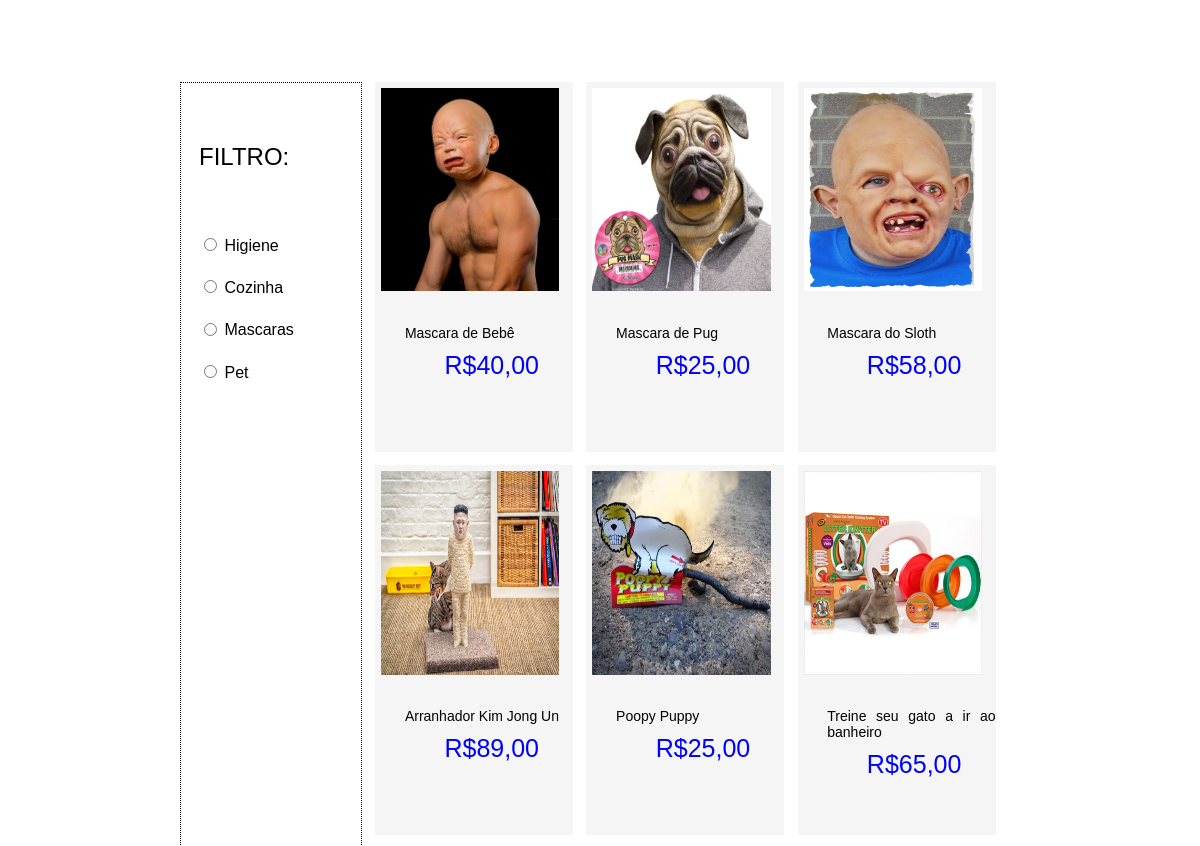
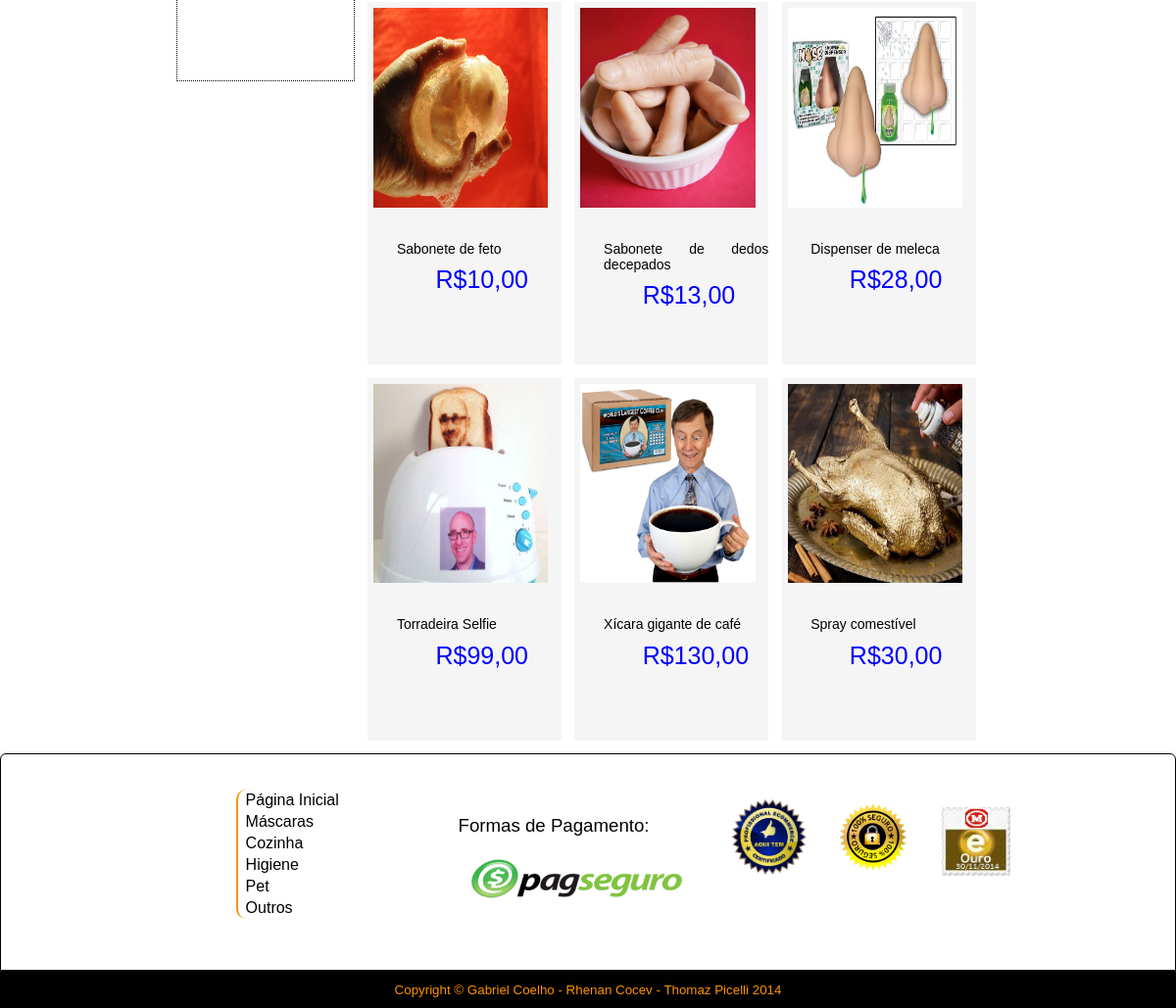
Before: / (lower part) with the older database file (2 pictures, top to bottom).
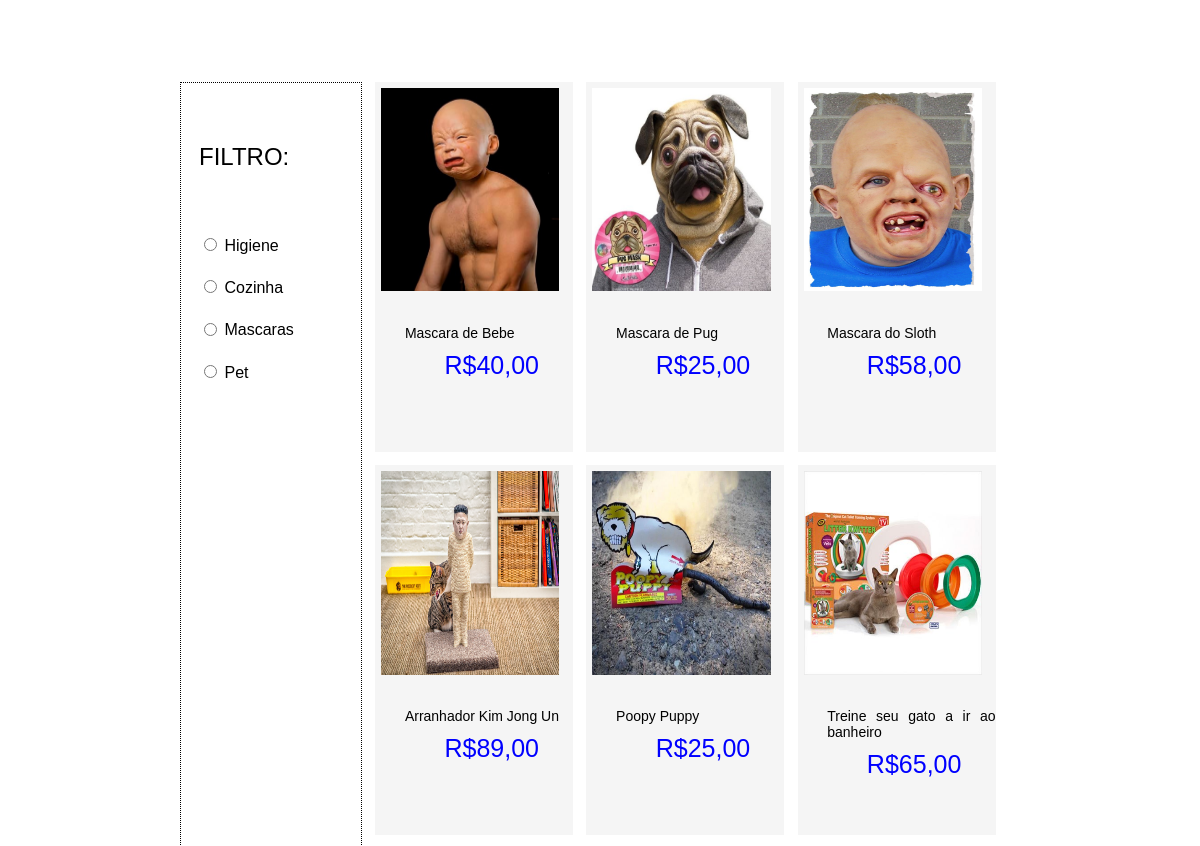
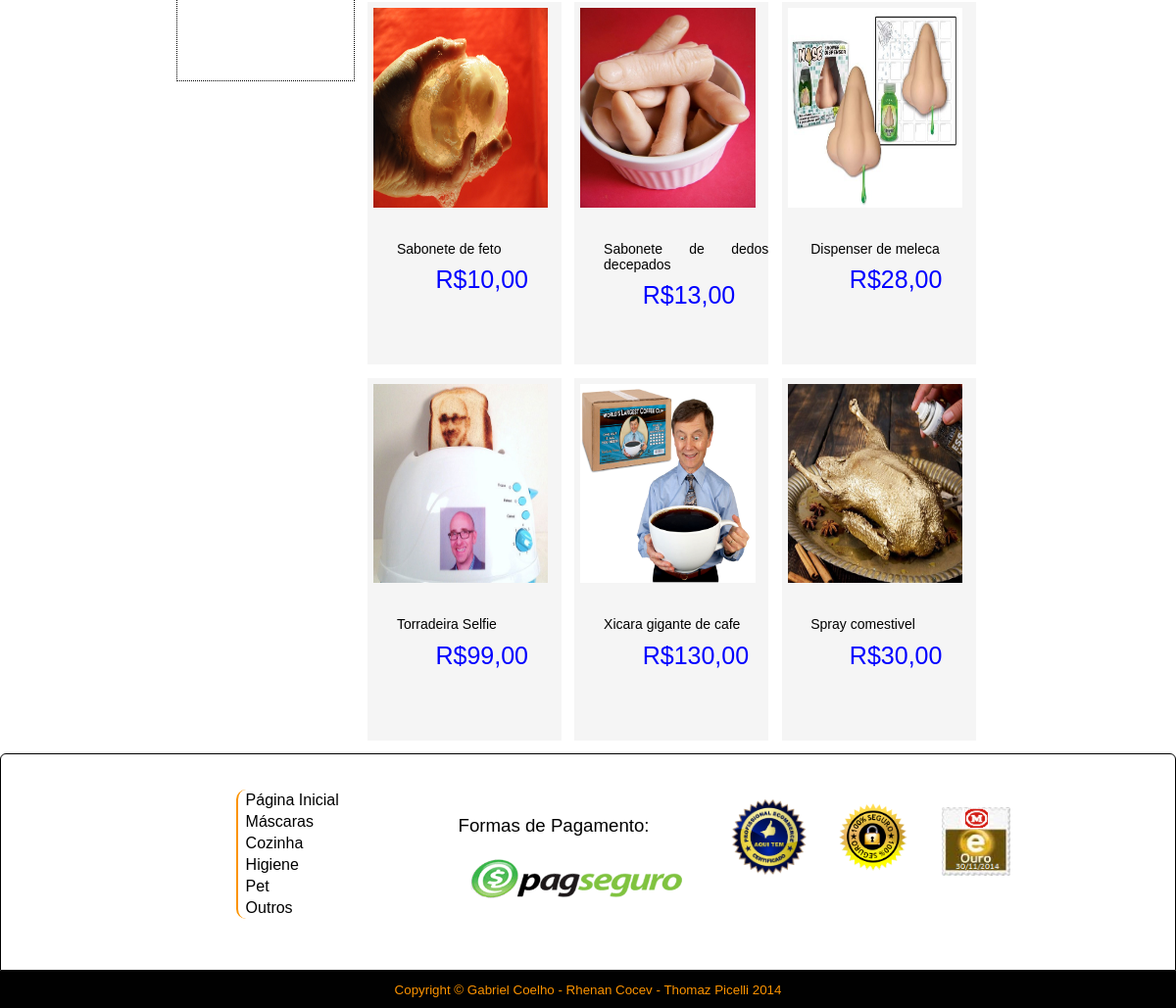
After: the same page with the newer database file (2 pictures, top to bottom).
### tables this page shows
CREATE TABLE `produto` (
  `codpro` int(11) NOT NULL,
  `nome` varchar(60) DEFAULT NULL,
  `valor` float DEFAULT NULL,
  `imagem` varchar(200) DEFAULT NULL,
  `descricao` varchar(200) DEFAULT NULL,
  `facebook` varchar(255) DEFAULT NULL,
  `comentario` varchar(255) DEFAULT NULL,
  PRIMARY KEY (`codpro`)
);

### index.php (the view, shortened to what this page needs)
<!DOCTYPE html>
<html lang="pt-br">
	<head>
		<link rel="stylesheet" type="text/css" href="css/padrao.css"/>
		<link rel="stylesheet" type="text/css" href="css/index.css"/>
                <link rel="stylesheet" type="text/css" href="css/jssorb.css"/>
	</head>
	<body>
                    <?php include 'headerOut.php';
                          include 'conecta_mysql.php';
                    ?>
                    <div class="jq">
                    </div>
		<aside>
                    <br><br><p>    FILTRO:</p><br>
                    <form>
                        <input type="radio" name="filtro" value="Higiene"/> Higiene <br> <br>
                        <input type="radio" name="filtro" value="Cozinha"/> Cozinha <br><br>
                        <input type="radio" name="filtro" value="Mascaras"/> Mascaras <br><br>
                        <input type="radio" name="filtro" value="Pet"/> Pet <br>
                    </form>
                    <p></p><br><br><br><br><br><br><br><br><br><br><br><br><br><br><br><br><br><br><br><br><br><br><br><br><br><br><br><br><br>
		</aside>
		<section>
                   <?php for($i=1; $i<=12; $i++){ ?>
                       <?php $sql = "SELECT * FROM produto WHERE codpro='$i'";
                              $resp = mysqli_query ($conexao , $sql);$registro = mysqli_fetch_array($resp);
                                $foto = $registro['imagem'];
                                $nome = $registro['nome'];
                                $valor = $registro['valor'];
                                $facebook = $registro['facebook'];
                        ?>
                        <a class='item' href='acesso.php'>
                            <img alt='produto <?php echo $i ?>' src='<?php echo $foto; ?>' />
                            <p class='nome'><?php echo $nome; ?></p>
                            <p class='preco'><?php echo "R$". $valor .",00"; ?></P>
                            <iframe src=' <?php echo $facebook; ?>  'scrolling='no' frameborder='0' style='border:none; overflow:hidden; width:200px; height:70px;' allowtransparency='true'></iframe>
                        </a>
                    <?php } ?>
		</section>
		<footer>
                    <?php include 'footer.php';
                    ?>
		</footer>
	</body>
</html>

### footer.php
<div class="foot">
    <ul>
        <li><a href="index.php">Página Inicial</a></li>
	<li><a href="lista.php">Máscaras</a></li>
	<li><a href="lista.php">Cozinha</a></li>
	<li><a href="lista.php">Higiene</a></li>
	<li><a href="lista.php">Pet</a></li>
	<li><a href="lista.php">Outros</a></li>
    </ul>
    <div class="selocima">
        <p>Formas de Pagamento:</p>
        <img alt="seloSegurança" src="Img/Sociais/seloPAG.png" style="width: 220px; height: 55px;"/>
    </div>
    <div class="selobaixo">
        <img alt="seloProfissional" src="Img/Sociais/seloP.png"style="width: 80px; height: 80px;"/>
	<img alt="seloSegurança" src="Img/Sociais/selo1.png" style="width: 80px; height: 80px;"/>
	<img alt="seloSegurança" src="Img/Sociais/seloM.png" style="width: 70px; height: 70px; border-radius: 2px;"/>
    </div>
</div>
<div class="copy">
    <small>Copyright &copy;  Gabriel Coelho - Rhenan Cocev - Thomaz Picelli 2014</small>
</div>

### css/padrao.css (style rules this page uses)
body { background-color: #ffffff; background-size: cover; background-position: center center; background-repeat: no-repeat; background-attachment: fixed; margin: 0px; font-family: arial, verdana; color: #000; text-align: justify; }
footer { clear: left; font-size: 12pt; width: auto; }
.foot { background-color: #ffffff; border:1px solid black; border-radius: 6px 6px 0px 0px; height:200px; width:100% - 2px; padding-top: 20px; }
.foot ul { margin-left: 20%; float: left; padding-left: 6px; border-left: 2px solid #FC9300; border-radius:10px 0px 0px 10px; float: left; }
.foot ul li { list-style-type: nome; display: block; text-align: left; padding: 2px; }
.foot ul li a { text-decoration: none; color: black; }
.selocima { margin-left: 10%; padding-top: 2%; float: left; }
.selocima p { font-size: 14pt; }
.selocima img { margin-left: 5%; }
.selobaixo { margin-left: 20%; padding-top: 2%; padding-left: 40%; }
.selobaixo img { margin-left: 5%; }
.copy { background-color: #010101; text-align: center; margin: 0px; padding: 10px; }
.copy small { color: #FC9300; padding: 6px; margin: 6px; }

### css/index.css (style rules this page uses)
.jq { width: auto; height: auto; margin: 2% 0% 1% 15%; }
aside { margin-left: 15%; border: 1px black dotted; width: 15%; height: auto; float: left; }
aside p { margin-left: 10%; font-size: 18pt; }
aside form { margin: 10%; }
aside form input { margin-top: 5%; }
section { width: 55%; height: auto; float: left; }
.item { background-color: #F5F5F5; margin: 0% 0% 2% 2%; width: 30%; height: 370px; float: left; text-decoration: none; }
.item img { margin: 3% 0% 0% 3%; width: 90%; height: 55%; }
.item iframe { margin-top: 2%; }
.item .nome { margin: 15% 0% 0% 15%; font-size: 14px; color: black; }
.item .preco { margin: 5% 0% 0% 35%; font-size: 25px; color: blue; }

Changed rows visible on the page:
changed produto: nome "Mascara de Bebê" → "Mascara de Bebe"
changed produto: nome "Xícara gigante de café" → "Xicara gigante de cafe"
changed produto: nome "Spray comestível" → "Spray comestivel"
